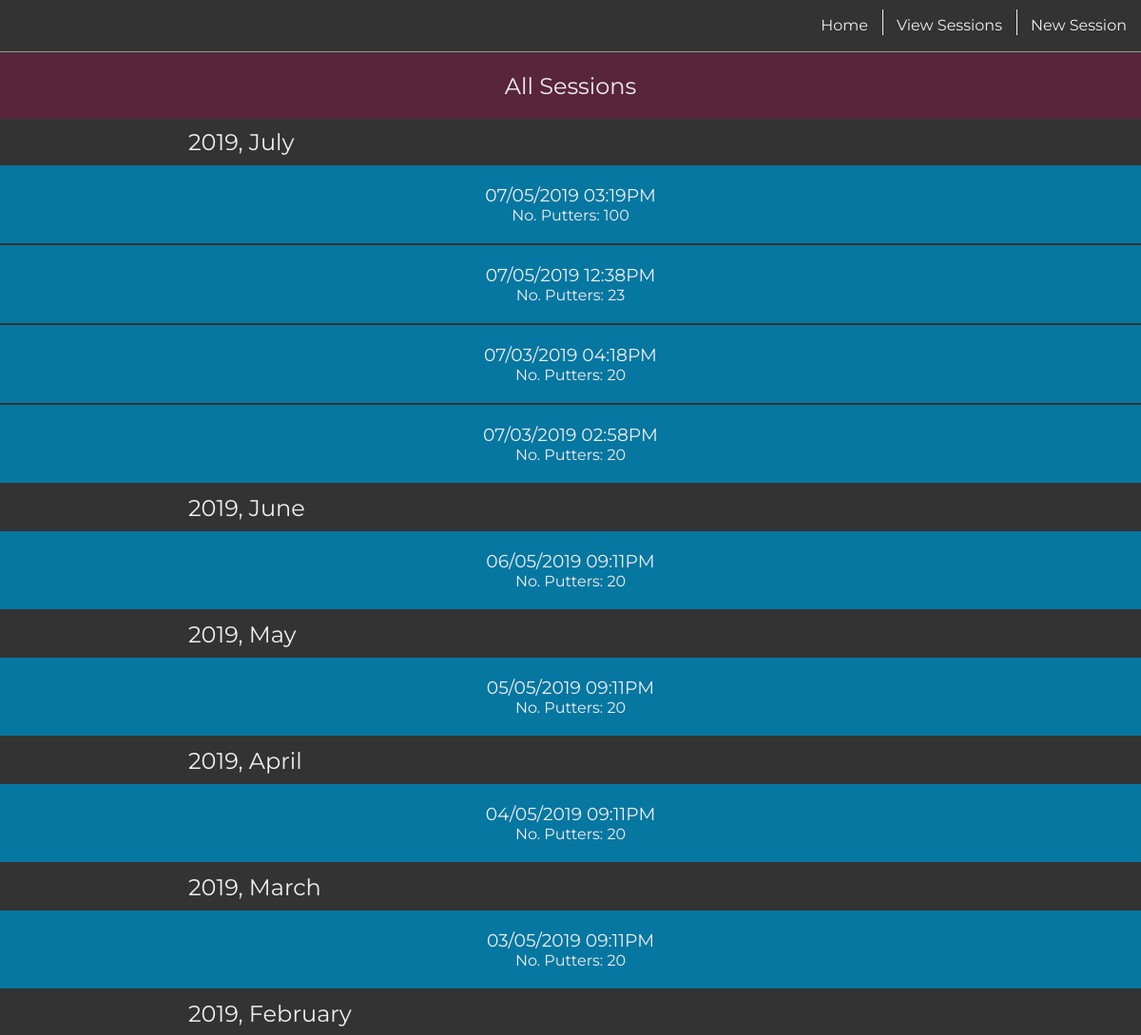
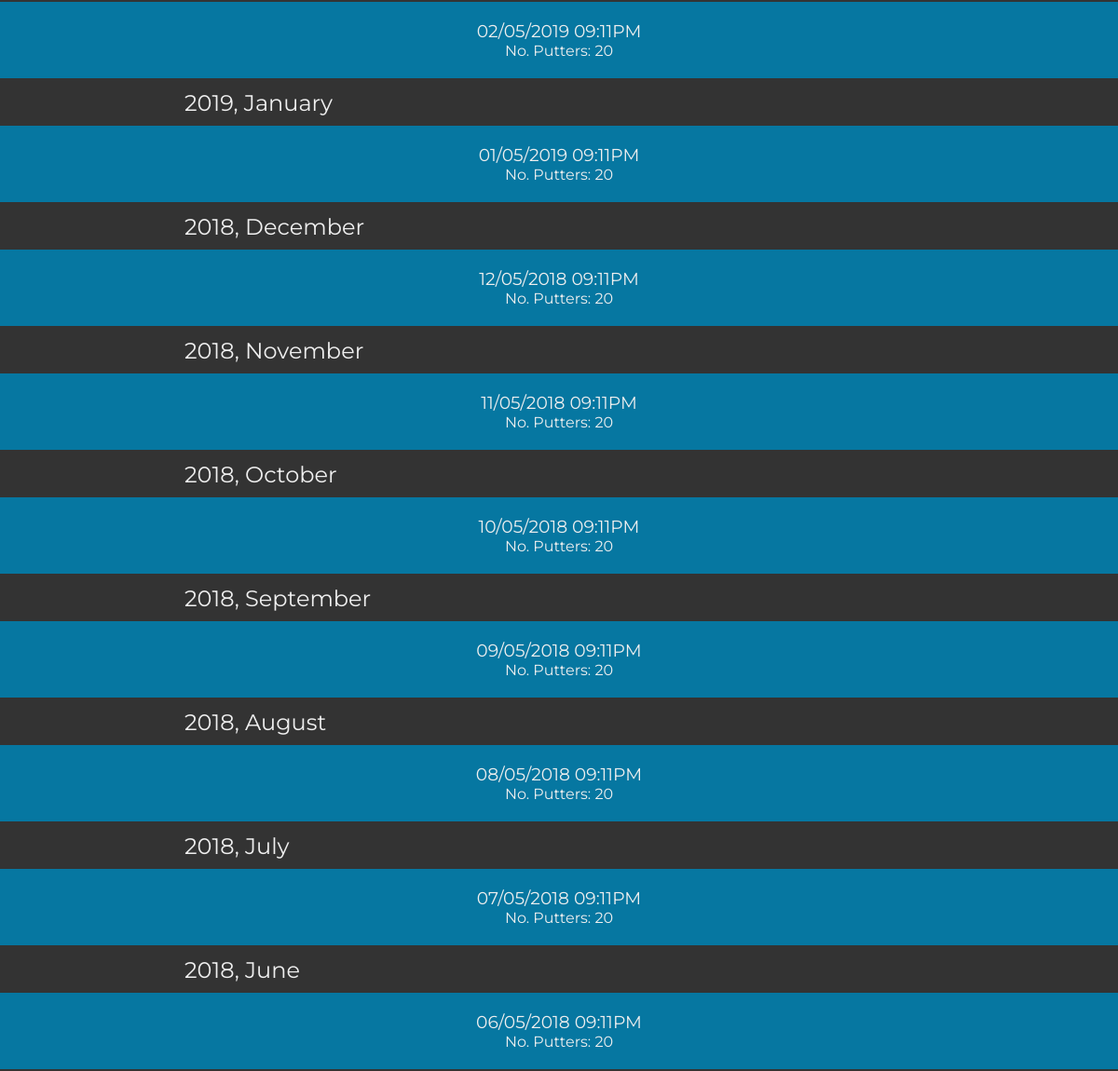
Page /puttsesh/view (signed in) on the committed database (2 pictures, top to bottom).
### model.py (models this page shows)
class PuttSesh(Model):
    user = ForeignKeyField(User, field=User.username, on_delete='CASCADE')
    date = DateTimeField()
    no_putters = IntegerField()
    class Meta:
        database = db

### main.py (the view)
@app.route('/puttsesh/view')
@login_required
def view_puttsesh():
    all_sessions = PuttSesh.select().order_by(PuttSesh.date.desc())
    return render_template('view_puttsesh.jinja2', all_sessions=all_sessions)

### main.py (called while the page is built)
def login_required(f):
    @wraps(f)
    def wrap(*args, **kwargs):
        if 'logged_in_user' in session:
            return f(*args, **kwargs)
        else:
            return redirect(url_for('login'))
    return wrap

@app.template_filter('strparsetime')
def string_parse_time_filter(value, date_format):
    return datetime.datetime.strptime(value, date_format)

### templates/view_puttsesh.jinja2
{% extends "base.jinja2" %}
{% block content %}
<div class='outer-container puttsesh-container'>
<h2 class="all-sessions-header">All Sessions</h2>
{% set month = namespace(m=all_sessions[0].date.strftime('%m-%Y')) %}
{% for session in all_sessions %}
    {% if session.date.strftime('%m-%Y') == month.m %}
        <h2 class='all-sessions-month'>{{ session.date.strftime('%Y, %B') }}</h2>
        {% if (session.date.strftime('%m')|int) - 1 < 1 %}
            {% set month.m = '12' + ((session.date.strftime('-%Y')|int + 1)|string) %}
        {% else %}
            {% if (month.m|strparsetime('%m-%Y')).strftime('%m')|int - 1 < 10 %}
                {% set month.m = '0' + ((session.date.strftime('%m')|int - 1)|string) + (session.date.strftime('-%Y')) %}
            {% else %}
                {% set month.m = ((session.date.strftime('%m')|int - 1)|string) + (session.date.strftime('-%Y')) %}
            {% endif %}
        {% endif %}
    {% endif %}
    <a class="puttsesh-link" href="{{ url_for('view_puttsesh_single', sesh_id=session.id) }}">
        <h3>{{ session.date.strftime('%m/%d/%Y %I:%M%p') }}</h3>
        <p>No. Putters: {{ session.no_putters }}</p>
    </a>
{% endfor %}
</div>
{% endblock content %}

### templates/base.jinja2 (shortened to what this page needs)
<!doctype html>
<html lang="en">
<head>
<link rel='stylesheet' href="{{ url_for('static', filename='css/main.css') }}">
</head>
<body>
	<nav>
		<a href="{{ url_for('home') }}">Home</a>
		<a href="{{ url_for('view_puttsesh') }}">View Sessions</a>
		{% if session.get('current_sesh_id') %}
			<a href="{{ url_for('current_puttsesh', sesh_id=session.get('current_sesh_id')) }}">Current Puttsesh</a>
		{% else %}
			<a href="{{ url_for('new_puttsesh') }}">New Session</a>
		{% endif %}
	</nav>
	{% block content %} {% endblock content %}
</body>
</html>

### static/css/main.css (style rules this page uses)
:root { --main-box-shadow: 1px 1px 3px 0px rgba(51, 51, 51, 0.15); --white-font: #efefef; --dark-grey-font: #333; --grey-font: #666; --light-grey-font: #ddd; --first-color: #59253a; --second-color: #78244c; --third-color: #895061; --fourth-color: #0677a1; --fifth-color: #2d4159; --transition-time: 300ms; }
* { box-sizing: border-box; color: var(--white-font); font-family: 'Montserrat'; font-weight: normal; margin: 0; padding: 0; }
body { background: var(--dark-grey-font); }
nav { align-items: center; background: var(--dark-grey-font); border-bottom: outset 1px var(--white-font); display: flex; height: 55px; justify-content: flex-end; position: fixed; top: 0; width: 100%; z-index: 1; }
nav a { color: var(--white-font); height: 55px; line-height: 34px; padding: 10px 15px; position: relative; text-decoration: none; transition: var(--transition-time); }
nav a:not(:last-child)::after { content: ''; border-right: solid 1px var(--white-font); height: 27.5px; left: 0; position: absolute; transition: var(--transition-time); top: 13.75; width: 100%; }
.outer-container { align-items: center; display: flex; flex-direction: column; margin: 56px 0 0; }
.puttsesh-container, .new-puttsesh-container { align-items: center; display: flex; flex-direction: column; }
.all-sessions-header { background: var(--first-color); padding: 20px 0; text-align: center; width: 100%; }
.all-sessions-month { width: 100%; padding: 10px 0 10px 16.5vw; }
.puttsesh-link { background: var(--fourth-color); border-bottom: solid 2px var(--dark-grey-font); padding: 20px 0; text-decoration: none; transition: var(--transition-time); text-align: center; width: 100%; }

### rows in the picture
PuttSesh: date "2019, July", date "07/05/2019 03:19PM", no_putters "100"
PuttSesh: date "07/05/2019 12:38PM", no_putters "23"
PuttSesh: date "07/03/2019 04:18PM", no_putters "20"
PuttSesh: date "07/03/2019 02:58PM", no_putters "20"
PuttSesh: date "2019, June", date "06/05/2019 09:11PM", no_putters "20"
PuttSesh: date "2019, May", date "05/05/2019 09:11PM", no_putters "20"
PuttSesh: date "2019, April", date "04/05/2019 09:11PM", no_putters "20"
PuttSesh: date "2019, March", date "03/05/2019 09:11PM", no_putters "20"
PuttSesh: date "2019, February", date "02/05/2019 09:11PM", no_putters "20"
PuttSesh: date "2019, January", date "01/05/2019 09:11PM", no_putters "20"
PuttSesh: date "2018, December", date "12/05/2018 09:11PM", no_putters "20"
PuttSesh: date "2018, November", date "11/05/2018 09:11PM", no_putters "20"
PuttSesh: date "2018, October", date "10/05/2018 09:11PM", no_putters "20"
PuttSesh: date "2018, September", date "09/05/2018 09:11PM", no_putters "20"
PuttSesh: date "2018, August", date "08/05/2018 09:11PM", no_putters "20"
PuttSesh: date "2018, July", date "07/05/2018 09:11PM", no_putters "20"
PuttSesh: date "2018, June", date "06/05/2018 09:11PM", no_putters "20"
